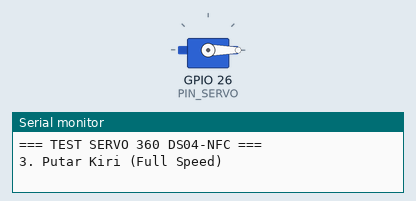
The sketch below on a simulated ESP32. Parts: servo, the last lines printed to the serial monitor.

Above: at 0.55 s.
At 6.5 s:
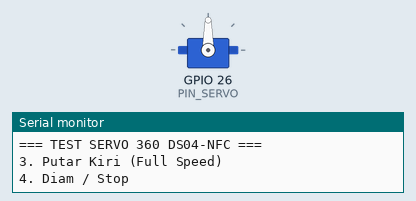
Timing chart, 0 to 8.3 s (numbered marks = the images above):
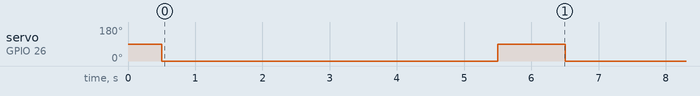

Measured:
- by itself, servo on GPIO 26 (PIN_SERVO): alternates 90° for 1.0 s and 0° for 5.0 s

The sketch:

test_servo_360.ino
```cpp
#include <ESP32Servo.h>

#define PIN_SERVO 26 // Bebas ganti ke GPIO pilihan kamu

Servo servo360;

void setup() {
  Serial.begin(115200);
  delay(500);

  // Kebanyakan servo DS04-NFC memiliki lebar pulsa neutral ~1500us (500us - 2500us)
  servo360.setPeriodHertz(50);
  servo360.attach(PIN_SERVO, 500, 2500);

  Serial.println("=== TEST SERVO 360 DS04-NFC ===");
}

void loop() {

  // 3. Putar Berlawanan Arah Jarum Jam (Full Speed)
  Serial.println("3. Putar Kiri (Full Speed)");
  servo360.write(0);
  delay(5000);

  // 4. Berhenti (Stop)
  Serial.println("4. Diam / Stop");
  servo360.write(90);
  delay(1000);
}
```
